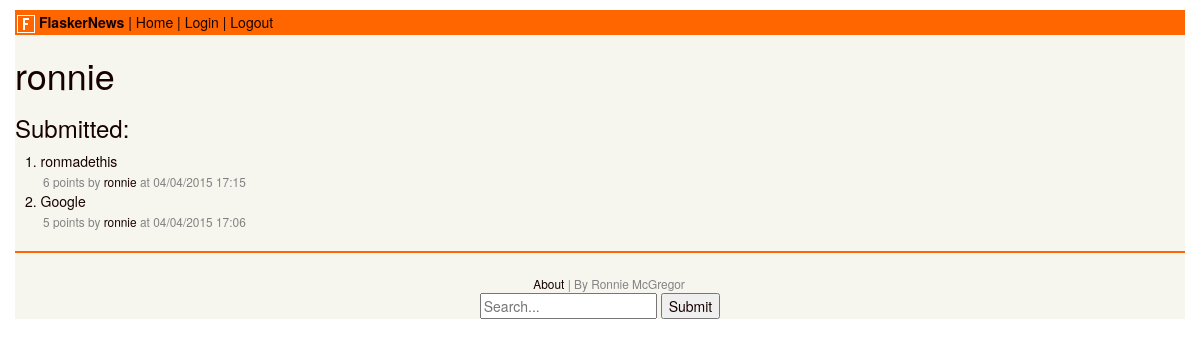
The page /u/ronnie on the database as committed earlier.
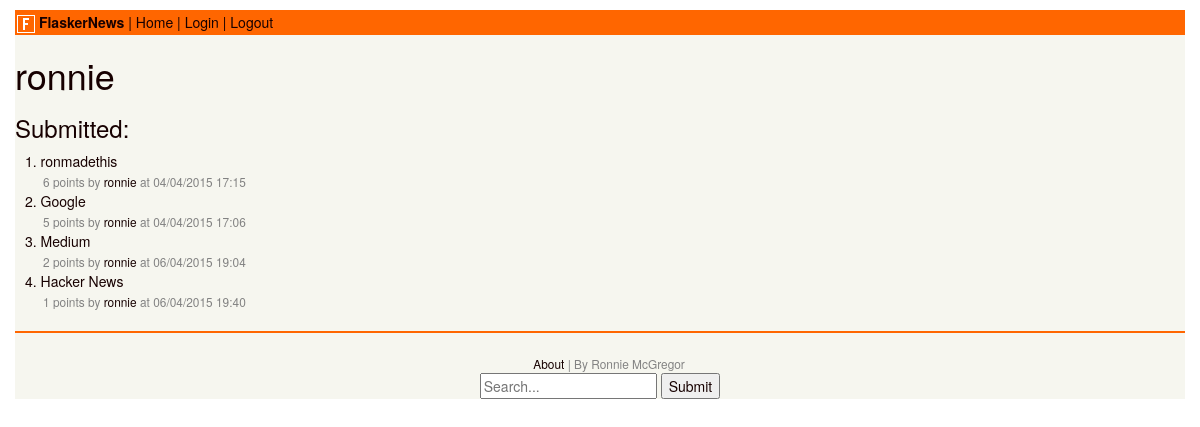
The same page on the database as committed later.
### tables this page shows
CREATE TABLE links (
    id INTEGER PRIMARY KEY AUTOINCREMENT,
    user_name TEXT NOT NULL,
    title TEXT NOT NULL,
    url TEXT NOT NULL,
    votes INTEGER NOT NULL,
    submit_date TEXT NOT NULL
);

### FlaskerNews/views/profile.py (the view)
@routes.route('/u/<user>')
def profile(user):
    cur = g.db.execute('select name from users where name = ?', [user])
    results = cur.fetchone()
    if results is not None:
        user = results[0]
    else:
        user = 'User not found'
    cur = g.db.execute('SELECT * FROM links WHERE user_name = ? ORDER BY votes DESC', [user])
    results = cur.fetchall()
    links = None
    if results is not None:
        links = results
    else:
        links = 'User has no posts'
    return render_template('profile.html', user=user, links=links)

### FlaskerNews/__init__.py (called while the page is built)
def get_db():
    if not hasattr(g, 'db'):
        g.db = sqlite3.connect(DATABASE)
    return g.db

@app.before_request
def before_request():
    g.db = get_db()

@app.teardown_request
def teardown_request(exception):
    if hasattr(g, 'db'):
        g.db.close()

### FlaskerNews/templates/profile.html (shortened to what this page needs)
{% extends "master.html" %}
{% block body %}
    <h1>{{ user }}</h1>
    {% if not links %}
        <h3>{{ user }} hasn't submitted any links</h3>
    {% else %}
        <h3>Submitted:</h3>
    {% for link in links %}
        <div class="row">
            <div class="col-md-12">
                {{ loop.index }}.
                <a href="{{ link[3]|safe() }}">{{ link[2] }}</a>
                <br/>
                <small>{{ link[4] }} points by <a href="{{ url_for('profile.profile', user=link[1]) }}">{{ link[1] }}</a> at {{ link[5] }}</small>
            </div>
        </div>
    {% endfor %}
{% endif %}
{% endblock %}

Rows that differ between the two databases and show on the page:
added links: title "Medium", votes "2", user_name "ronnie", submit_date "06/04/2015 19:04"
added links: title "Hacker News", votes "1", user_name "ronnie", submit_date "06/04/2015 19:40"
